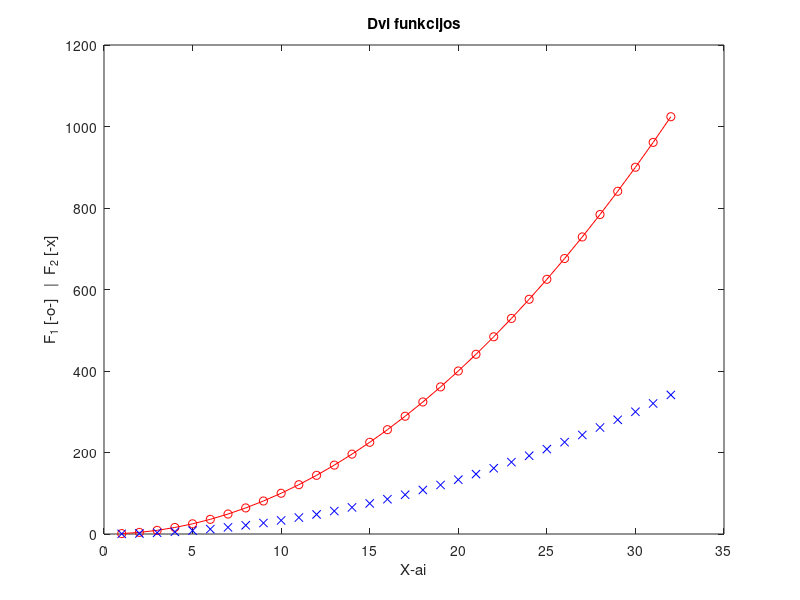

Recreate this plot in MATLAB.
%
% Erikas Kėvelaitis EF-25/2 2026-09-11
%

%
%Paprastas skriptas
%

x = 1:32;
y = x.^2;

plot(x, y, 'o-r', x, y/3, 'xb')
title('Dvi funkcijos')
xlabel('X-ai')
ylabel('F_1 [-o-]   |  F_2 [-x]')

%
%Papildoma uzduotis
% 

N = 0;
v = (N+1) : 0.5 : (N+4);
A = [N, N+1, N+2; N+3, N+4, N+5; N+6, N+7, N+8];
A_a = A(3,2)
A_b = A(2:3,1:2)
A_c = A([1, 3],[1, 3])

v_mod = v(1:3);
A_mod = [A; v_mod]
